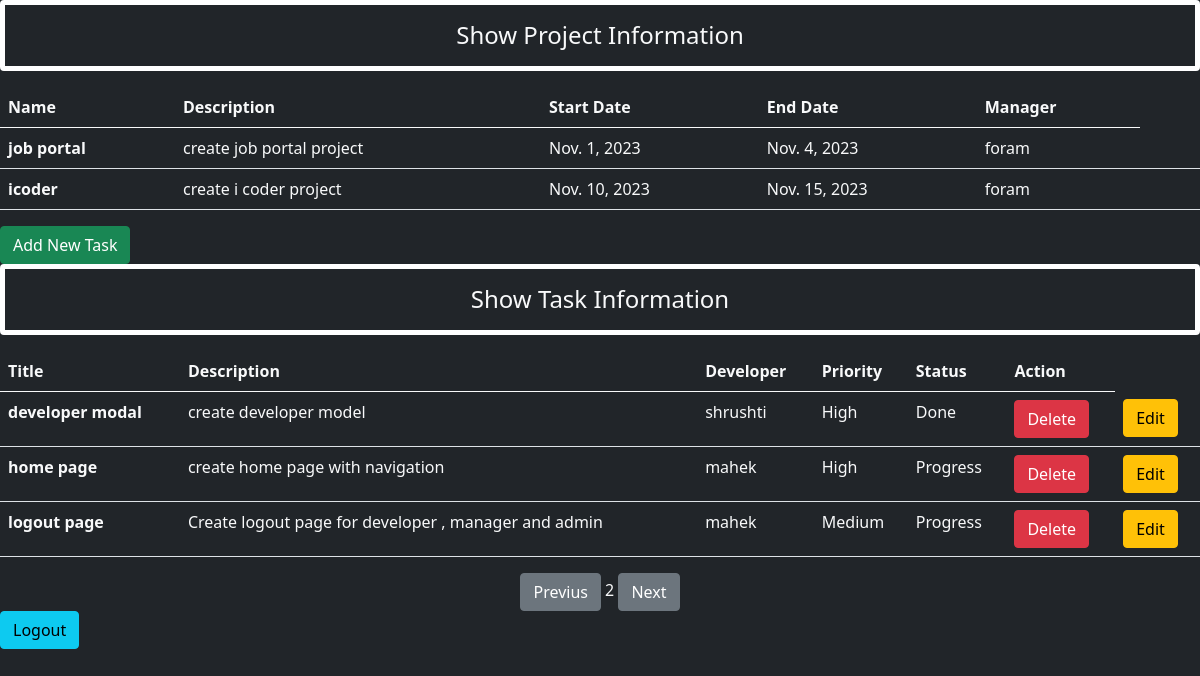
The app's page /manager_home/?page=2 (signed in) with its own data.
### app/models.py (models this page shows, shortened)
class Project(models.Model):
    id = models.IntegerField(auto_created=True,primary_key=True)
    name = models.CharField(max_length=255)
    description = models.CharField(max_length=255)
    start_date = models.DateField(null=False)
    end_date = models.DateField(null=False)
    list_of_team_member = models.ForeignKey(User,on_delete=models.CASCADE)

class User(AbstractUser):
    is_developer = models.BooleanField('is_developer',default=False)
    is_manager = models.BooleanField('is_manager',default=False)
    is_admin = models.BooleanField('is_admin',default=False)

class Task(models.Model):
    id = models.IntegerField(auto_created=True,primary_key=True)
    title = models.CharField(max_length=255)
    description = models.CharField(max_length=255)
    priority = models.CharField(max_length=50,choices=Priority_choice)
    status = models.CharField(max_length=50,choices=status_choice)
    select_developer =models.ForeignKey(User,on_delete=models.CASCADE)

### app/views.py (the view)
# urls.py: path('manager_home/',views.manager_home,name='manager_home'),
def manager_home(request):
    if request.user.is_manager:
        name = request.user
        project = Project.objects.filter(list_of_team_member=name)
        tasks = Task.objects.all().order_by('status')
        p = Paginator(tasks, 3)
        page_number = request.GET.get('page')
        try:
            page_obj=p.get_page(page_number)
        except PageNotAnInteger:
            page_obj =p.page(1)
        except EmptyPage:
            page_obj=p.page(p.num_pages)
        return render(request,'app/manager_home.html',{'project':project,'tasks':tasks,'page_obj':page_obj})
    else:
        return HttpResponseRedirect('/login/')

### app/templates/app/manager_home.html (shortened to what this page needs)
<!DOCTYPE html>
<html lang="en">
<head>
    <link href="https://cdn.jsdelivr.net/npm/bootstrap@5.0.2/dist/css/bootstrap.min.css" rel="stylesheet">
</head>
<body class="bg-dark text-light">
    <div class="row">
        <div class="">
            <h4 class="text-center alert alert-grey border border-white border-5">Show Project Information</h4>
            {% if project %}
            <table class="table table-hover-light text-light">
                <thead>
                  <tr>
                    <th scope="col">Name</th>
                    <th scope="col">Description</th>
                    <th scope="col">Start Date</th>
                    <th scope="col">End Date</th>
                    <th scope="col">Manager</th>
                  </tr>
                </thead>
                <tbody>
                    {% for p in project %}
                  <tr>
                    <th scope="row">{{p.name}}</th>
                    <td>{{p.description}}</td>
                    <td>{{p.start_date}}
                    <td>{{p.end_date}}</td>
                    <td>{{p.list_of_team_member}}</td>
                    <td>
                    </td>
                    <td>
                  </tr>
                  {% endfor %}
                </tbody>
              </table>
            {% else %}
                <h4 class="text-center alert alert-grey border border-white">No record</h4>
            {% endif %}
            <a href="{% url "add_task" %}" class="btn btn-success btn-smx">Add New Task</a>
            <h4 class="text-center alert alert-grey border border-white border-5">Show Task Information</h4>
            {% if tasks %}
            <table class="table table-hover-light text-light">
                <thead>
                  <tr>
                    <th scope="col">Title</th>
                    <th scope="col">Description</th>
                    <th scope="col">Developer</th>
                    <th scope="col">Priority</th>
                    <th scope="col">Status</th>
                    <th scope="col">Action</th>
                  </tr>
                </thead>
                <tbody>
                    {% for p in page_obj.object_list %}
                  <tr>
                    <th scope="row">{{p.title}}</th>
                    <td>{{p.description}}</td>
                    <td>{{p.select_developer}}
                    <td>{{p.priority}}</td>
                    <td>{{p.status}}</td>
                    <td>
                         <form action="{% url 'deletetask' p.id %}" method='POST' class='d-inline'>
                            <input type="submit" value="Delete" class='btn btn-danger'>
                        </form>
                    </td>
                    <td>
                        <a href="{% url "updatetask" p.id %}" class="btn btn-warning btn-smx">Edit</a>
                  </tr>
                  {% endfor %}
                </tbody>
              </table>
            {% else %}
                <h4 class="text-center alert alert-warning">No record</h4>
                {% endif %}
                <center>
                  {%if page_obj.has_previous %}
                      <a href="?page={{page_obj.previous_page_number}}"  class="btn btn-secondary">Previus</a>
                  {% endif %}
                  <span>{{page_obj.number}}</span>
                  {%if page_obj.has_next %}
                      <a href="?page={{page_obj.next_page_number}}" class="btn btn-secondary">Next</a>
                  {% endif %}
              </center>
              <a href="{% url "logout" %}" class="btn btn-info btn-smx">Logout</a>
        </div>
</body>
</html>

### records on screen
Project: name "job portal", description "create job portal project", start_date "Nov. 1, 2023", end_date "Nov. 4, 2023", list_of_team_member "foram"
Project: name "icoder", description "create i coder project", start_date "Nov. 10, 2023", end_date "Nov. 15, 2023", list_of_team_member "foram"
Task: title "developer modal", description "create developer model", select_developer "shrushti", priority "High", status "Done"
Task: title "home page", description "create home page with navigation", select_developer "mahek", priority "High", status "Progress"
Task: title "logout page", description "Create logout page for developer , manager and admin", select_developer "mahek", priority "Medium", status "Progress"

### other values on screen
{{ page_obj.number }} "2"
